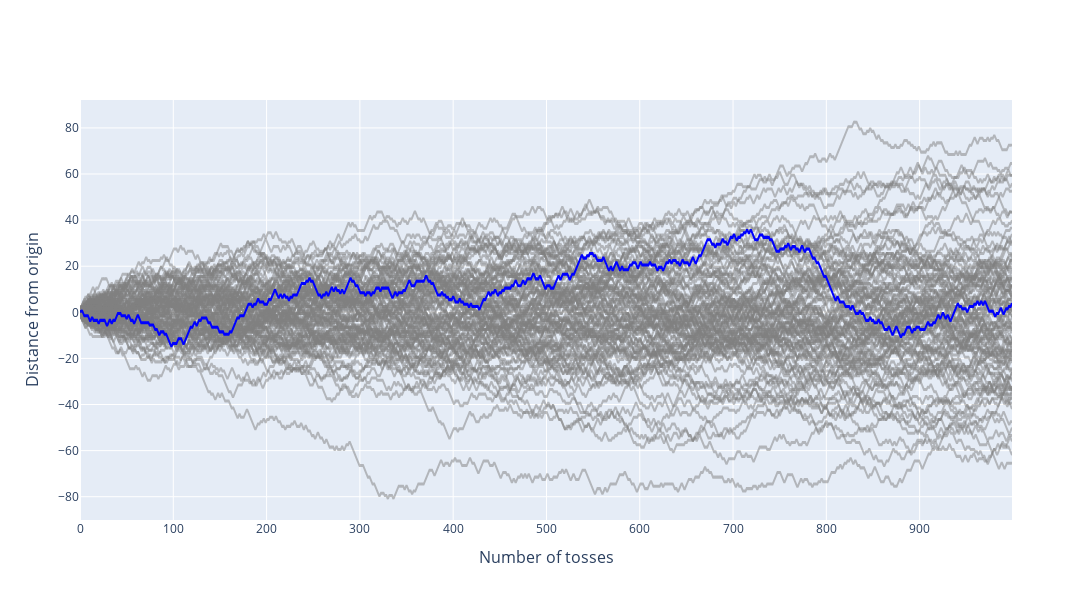

Notebook code cell kept with this figure:
### Code cell
fig = go.Figure(layout={'height': 600, 'width': 1200})

for i in range(results.shape[0]):
    if i == idx:
        continue
    trace = go.Scatter(y=results[i,:],
                      line={'color': 'rgba(128,128,128,0.5)'}
                      )
    fig.add_trace(trace)

trace = go.Scatter(y=results[idx, :],
                   line={'color': 'blue'}
                  )
fig.add_trace(trace)
fig.update_layout(showlegend=False,
                  xaxis={
                      'title': 'Number of tosses',
                      'title_font_size': LBL_SZ,
                      'tickfont_size': TICK_SZ
                      },
                  yaxis={
                      'title': 'Distance from origin',
                      'title_font_size': LBL_SZ,
                      'tickfont_size': TICK_SZ
                      },
                  
                 )
fig.write_html('../img/CoinTosses_plotly.html')
fig

### Figure 1 — Plotly figure (JSON) as saved in the notebook; plotly's stock layout.template omitted (floating-point values rounded to 4 significant figures; data arrays with more than 128 entries replaced by an {"elided": "..."} marker saying what was removed)
{"data": [{"line": {"color": "rgba(128,128,128,0.5)"}, "type": "scatter", "y": {"elided": "1000 int values"}}, {"line": {"color": "rgba(128,128,128,0.5)"}, "type": "scatter", "y": {"elided": "1000 int values"}}, {"line": {"color": "rgba(128,128,128,0.5)"}, "type": "scatter", "y": {"elided": "1000 int values"}}, {"line": {"color": "rgba(128,128,128,0.5)"}, "type": "scatter", "y": {"elided": "1000 int values"}}, {"line": {"color": "rgba(128,128,128,0.5)"}, "type": "scatter", "y": {"elided": "1000 int values"}}, {"line": {"color": "rgba(128,128,128,0.5)"}, "type": "scatter", "y": {"elided": "1000 int values"}}, {"line": {"color": "rgba(128,128,128,0.5)"}, "type": "scatter", "y": {"elided": "1000 int values"}}, {"line": {"color": "rgba(128,128,128,0.5)"}, "type": "scatter", "y": {"elided": "1000 int values"}}, {"line": {"color": "rgba(128,128,128,0.5)"}, "type": "scatter", "y": {"elided": "1000 int values"}}, {"line": {"color": "rgba(128,128,128,0.5)"}, "type": "scatter", "y": {"elided": "1000 int values"}}, {"line": {"color": "rgba(128,128,128,0.5)"}, "type": "scatter", "y": {"elided": "1000 int values"}}, {"line": {"color": "rgba(128,128,128,0.5)"}, "type": "scatter", "y": {"elided": "1000 int values"}}, {"line": {"color": "rgba(128,128,128,0.5)"}, "type": "scatter", "y": {"elided": "1000 int values"}}, {"line": {"color": "rgba(128,128,128,0.5)"}, "type": "scatter", "y": {"elided": "1000 int values"}}, {"line": {"color": "rgba(128,128,128,0.5)"}, "type": "scatter", "y": {"elided": "1000 int values"}}, {"line": {"color": "rgba(128,128,128,0.5)"}, "type": "scatter", "y": {"elided": "1000 int values"}}, {"line": {"color": "rgba(128,128,128,0.5)"}, "type": "scatter", "y": {"elided": "1000 int values"}}, {"line": {"color": "rgba(128,128,128,0.5)"}, "type": "scatter", "y": {"elided": "1000 int values"}}, {"line": {"color": "rgba(128,128,128,0.5)"}, "type": "scatter", "y": {"elided": "1000 int values"}}, {"line": {"color": "rgba(128,128,128,0.5)"}, "type": "scatter", "y": {"elided": "1000 int values"}}, {"line": {"color": "rgba(128,128,128,0.5)"}, "type": "scatter", "y": {"elided": "1000 int values"}}, {"line": {"color": "rgba(128,128,128,0.5)"}, "type": "scatter", "y": {"elided": "1000 int values"}}, {"line": {"color": "rgba(128,128,128,0.5)"}, "type": "scatter", "y": {"elided": "1000 int values"}}, {"line": {"color": "rgba(128,128,128,0.5)"}, "type": "scatter", "y": {"elided": "1000 int values"}}, {"line": {"color": "rgba(128,128,128,0.5)"}, "type": "scatter", "y": {"elided": "1000 int values"}}, {"line": {"color": "rgba(128,128,128,0.5)"}, "type": "scatter", "y": {"elided": "1000 int values"}}, {"line": {"color": "rgba(128,128,128,0.5)"}, "type": "scatter", "y": {"elided": "1000 int values"}}, {"line": {"color": "rgba(128,128,128,0.5)"}, "type": "scatter", "y": {"elided": "1000 int values"}}, {"line": {"color": "rgba(128,128,128,0.5)"}, "type": "scatter", "y": {"elided": "1000 int values"}}, {"line": {"color": "rgba(128,128,128,0.5)"}, "type": "scatter", "y": {"elided": "1000 int values"}}, {"line": {"color": "rgba(128,128,128,0.5)"}, "type": "scatter", "y": {"elided": "1000 int values"}}, {"line": {"color": "rgba(128,128,128,0.5)"}, "type": "scatter", "y": {"elided": "1000 int values"}}, {"line": {"color": "rgba(128,128,128,0.5)"}, "type": "scatter", "y": {"elided": "1000 int values"}}, {"line": {"color": "rgba(128,128,128,0.5)"}, "type": "scatter", "y": {"elided": "1000 int values"}}, {"line": {"color": "rgba(128,128,128,0.5)"}, "type": "scatter", "y": {"elided": "1000 int values"}}, {"line": {"color": "rgba(128,128,128,0.5)"}, "type": "scatter", "y": {"elided": "1000 int values"}}, {"line": {"color": "rgba(128,128,128,0.5)"}, "type": "scatter", "y": {"elided": "1000 int values"}}, {"line": {"color": "rgba(128,128,128,0.5)"}, "type": "scatter", "y": {"elided": "1000 int values"}}, {"line": {"color": "rgba(128,128,128,0.5)"}, "type": "scatter", "y": {"elided": "1000 int values"}}, {"line": {"color": "rgba(128,128,128,0.5)"}, "type": "scatter", "y": {"elided": "1000 int values"}}, {"line": {"color": "rgba(128,128,128,0.5)"}, "type": "scatter", "y": {"elided": "1000 int values"}}, {"line": {"color": "rgba(128,128,128,0.5)"}, "type": "scatter", "y": {"elided": "1000 int values"}}, {"line": {"color": "rgba(128,128,128,0.5)"}, "type": "scatter", "y": {"elided": "1000 int values"}}, {"line": {"color": "rgba(128,128,128,0.5)"}, "type": "scatter", "y": {"elided": "1000 int values"}}, {"line": {"color": "rgba(128,128,128,0.5)"}, "type": "scatter", "y": {"elided": "1000 int values"}}, {"line": {"color": "rgba(128,128,128,0.5)"}, "type": "scatter", "y": {"elided": "1000 int values"}}, {"line": {"color": "rgba(128,128,128,0.5)"}, "type": "scatter", "y": {"elided": "1000 int values"}}, {"line": {"color": "rgba(128,128,128,0.5)"}, "type": "scatter", "y": {"elided": "1000 int values"}}, {"line": {"color": "rgba(128,128,128,0.5)"}, "type": "scatter", "y": {"elided": "1000 int values"}}, {"line": {"color": "rgba(128,128,128,0.5)"}, "type": "scatter", "y": {"elided": "1000 int values"}}, {"line": {"color": "rgba(128,128,128,0.5)"}, "type": "scatter", "y": {"elided": "1000 int values"}}, {"line": {"color": "rgba(128,128,128,0.5)"}, "type": "scatter", "y": {"elided": "1000 int values"}}, {"line": {"color": "rgba(128,128,128,0.5)"}, "type": "scatter", "y": {"elided": "1000 int values"}}, {"line": {"color": "rgba(128,128,128,0.5)"}, "type": "scatter", "y": {"elided": "1000 int values"}}, {"line": {"color": "rgba(128,128,128,0.5)"}, "type": "scatter", "y": {"elided": "1000 int values"}}, {"line": {"color": "rgba(128,128,128,0.5)"}, "type": "scatter", "y": {"elided": "1000 int values"}}, {"line": {"color": "rgba(128,128,128,0.5)"}, "type": "scatter", "y": {"elided": "1000 int values"}}, {"line": {"color": "rgba(128,128,128,0.5)"}, "type": "scatter", "y": {"elided": "1000 int values"}}, {"line": {"color": "rgba(128,128,128,0.5)"}, "type": "scatter", "y": {"elided": "1000 int values"}}, {"line": {"color": "rgba(128,128,128,0.5)"}, "type": "scatter", "y": {"elided": "1000 int values"}}, {"line": {"color": "rgba(128,128,128,0.5)"}, "type": "scatter", "y": {"elided": "1000 int values"}}, {"line": {"color": "rgba(128,128,128,0.5)"}, "type": "scatter", "y": {"elided": "1000 int values"}}, {"line": {"color": "rgba(128,128,128,0.5)"}, "type": "scatter", "y": {"elided": "1000 int values"}}, {"line": {"color": "rgba(128,128,128,0.5)"}, "type": "scatter", "y": {"elided": "1000 int values"}}, {"line": {"color": "rgba(128,128,128,0.5)"}, "type": "scatter", "y": {"elided": "1000 int values"}}, {"line": {"color": "rgba(128,128,128,0.5)"}, "type": "scatter", "y": {"elided": "1000 int values"}}, {"line": {"color": "rgba(128,128,128,0.5)"}, "type": "scatter", "y": {"elided": "1000 int values"}}, {"line": {"color": "rgba(128,128,128,0.5)"}, "type": "scatter", "y": {"elided": "1000 int values"}}, {"line": {"color": "rgba(128,128,128,0.5)"}, "type": "scatter", "y": {"elided": "1000 int values"}}, {"line": {"color": "rgba(128,128,128,0.5)"}, "type": "scatter", "y": {"elided": "1000 int values"}}, {"line": {"color": "rgba(128,128,128,0.5)"}, "type": "scatter", "y": {"elided": "1000 int values"}}, {"line": {"color": "rgba(128,128,128,0.5)"}, "type": "scatter", "y": {"elided": "1000 int values"}}, {"line": {"color": "rgba(128,128,128,0.5)"}, "type": "scatter", "y": {"elided": "1000 int values"}}, {"line": {"color": "rgba(128,128,128,0.5)"}, "type": "scatter", "y": {"elided": "1000 int values"}}, {"line": {"color": "rgba(128,128,128,0.5)"}, "type": "scatter", "y": {"elided": "1000 int values"}}, {"line": {"color": "rgba(128,128,128,0.5)"}, "type": "scatter", "y": {"elided": "1000 int values"}}, {"line": {"color": "rgba(128,128,128,0.5)"}, "type": "scatter", "y": {"elided": "1000 int values"}}, {"line": {"color": "rgba(128,128,128,0.5)"}, "type": "scatter", "y": {"elided": "1000 int values"}}, {"line": {"color": "rgba(128,128,128,0.5)"}, "type": "scatter", "y": {"elided": "1000 int values"}}, {"line": {"color": "rgba(128,128,128,0.5)"}, "type": "scatter", "y": {"elided": "1000 int values"}}, {"line": {"color": "rgba(128,128,128,0.5)"}, "type": "scatter", "y": {"elided": "1000 int values"}}, {"line": {"color": "rgba(128,128,128,0.5)"}, "type": "scatter", "y": {"elided": "1000 int values"}}, {"line": {"color": "rgba(128,128,128,0.5)"}, "type": "scatter", "y": {"elided": "1000 int values"}}, {"line": {"color": "rgba(128,128,128,0.5)"}, "type": "scatter", "y": {"elided": "1000 int values"}}, {"line": {"color": "rgba(128,128,128,0.5)"}, "type": "scatter", "y": {"elided": "1000 int values"}}, {"line": {"color": "rgba(128,128,128,0.5)"}, "type": "scatter", "y": {"elided": "1000 int values"}}, {"line": {"color": "rgba(128,128,128,0.5)"}, "type": "scatter", "y": {"elided": "1000 int values"}}, {"line": {"color": "rgba(128,128,128,0.5)"}, "type": "scatter", "y": {"elided": "1000 int values"}}, {"line": {"color": "rgba(128,128,128,0.5)"}, "type": "scatter", "y": {"elided": "1000 int values"}}, {"line": {"color": "rgba(128,128,128,0.5)"}, "type": "scatter", "y": {"elided": "1000 int values"}}, {"line": {"color": "rgba(128,128,128,0.5)"}, "type": "scatter", "y": {"elided": "1000 int values"}}, {"line": {"color": "rgba(128,128,128,0.5)"}, "type": "scatter", "y": {"elided": "1000 int values"}}, {"line": {"color": "rgba(128,128,128,0.5)"}, "type": "scatter", "y": {"elided": "1000 int values"}}, {"line": {"color": "rgba(128,128,128,0.5)"}, "type": "scatter", "y": {"elided": "1000 int values"}}, {"line": {"color": "rgba(128,128,128,0.5)"}, "type": "scatter", "y": {"elided": "1000 int values"}}, {"line": {"color": "rgba(128,128,128,0.5)"}, "type": "scatter", "y": {"elided": "1000 int values"}}, {"line": {"color": "rgba(128,128,128,0.5)"}, "type": "scatter", "y": {"elided": "1000 int values"}}, {"line": {"color": "rgba(128,128,128,0.5)"}, "type": "scatter", "y": {"elided": "1000 int values"}}, {"line": {"color": "rgba(128,128,128,0.5)"}, "type": "scatter", "y": {"elided": "1000 int values"}}, {"line": {"color": "blue"}, "type": "scatter", "y": {"elided": "1000 int values"}}], "layout": {"height": 600, "showlegend": false, "width": 1200, "xaxis": {"autorange": true, "range": [0, 999], "tickfont": {"size": 12}, "title": {"font": {"size": 16}, "text": "Number of tosses"}}, "yaxis": {"autorange": true, "range": [-90.11, 92.11], "tickfont": {"size": 12}, "title": {"font": {"size": 16}, "text": "Distance from origin"}, "type": "linear"}}}
